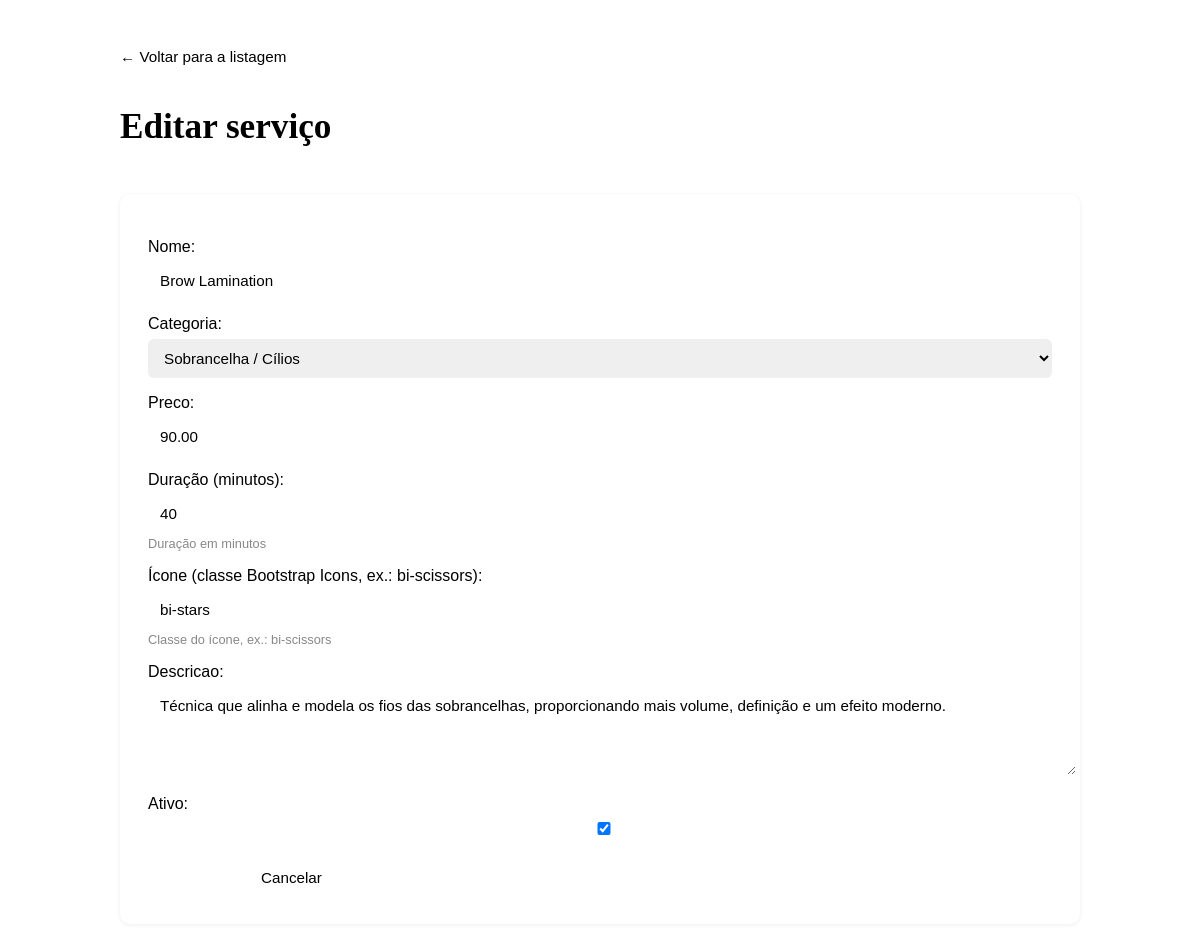
/servicos/2/editar/ (signed in), run on the app's committed database.
### agendamentos/models.py (models this page shows, shortened)
class Servico(models.Model):
    CATEGORIA_CHOICES = [
        ("corte", "Corte / Cabelo"),
        ("manicure", "Manicure / Pedicure"),
        ("tratamento", "Tratamento Capilar"),
        ("coloracao", "Coloração"),
        ("sobrancelha", "Sobrancelha / Cílios"),
        ("estetica", "Estética Facial"),
    ]
    nome = models.CharField(max_length=100)
    categoria = models.CharField(max_length=20, choices=CATEGORIA_CHOICES)
    preco = models.DecimalField(max_digits=8, decimal_places=2)
    duracao_min = models.IntegerField(help_text="Duração em minutos")
    icone = models.CharField(
        max_length=40, blank=True, help_text="Classe do ícone, ex.: bi-scissors"
    )
    descricao = models.TextField(blank=True)
    ativo = models.BooleanField(default=True)
    class Meta:
        verbose_name = "Serviço"
        verbose_name_plural = "Serviços"

### agendamentos/views.py (the view)
# urls.py: path("servicos/<int:pk>/editar/", views.ServicoUpdateView.as_view(), name="servico_update"),
class ServicoUpdateView(AcessoGestaoMixin, UpdateView):
    model = Servico
    form_class = ServicoForm
    template_name = "agendamentos/servico_form.html"
    success_url = reverse_lazy("agendamentos:servico_list")

### agendamentos/forms.py (shortened to what this page needs)
class ServicoForm(forms.ModelForm):
    class Meta:
        model = Servico
        fields = ["nome", "categoria", "preco", "duracao_min", "icone", "descricao", "ativo"]
        widgets = {
            "descricao": forms.Textarea(attrs={"rows": 4}),
        }
        labels = {
            "duracao_min": "Duração (minutos)",
            "icone": "Ícone (classe Bootstrap Icons, ex.: bi-scissors)",
        }

### agendamentos/views.py (called while the page is built)
    def test_func(self):
        u = self.request.user
        p = getattr(u, "profissional", None)
        return u.is_staff or bool(p and p.aprovado)

### templates/agendamentos/servico_form.html (shortened to what this page needs)
<!DOCTYPE html>
<html lang="pt-br">
<head>
  <link rel="stylesheet" href="/static/css/crud.css">
</head>
<body>
  <div class="crud-wrap">
    <a class="crud-voltar" href="{% url 'agendamentos:servico_list' %}">&larr; Voltar para a listagem</a>
    <div class="crud-cabecalho">
      <h1>{% if servico %}Editar serviço{% else %}Novo serviço{% endif %}</h1>
    </div>
    <form class="crud-form" method="post">
      {{ form.as_p }}
      <div class="crud-form-acoes">
        <button type="submit" class="crud-btn">Salvar</button>
        <a class="crud-btn secundario" href="{% url 'agendamentos:servico_list' %}">Cancelar</a>
      </div>
    </form>
  </div>
</body>
</html>

### static/css/crud.css (style rules this page uses)
.crud-wrap { max-width: 960px; margin: 48px auto; padding: 0 24px; font-family: 'Jost', sans-serif; color: var(--texto); }
.crud-voltar { display: inline-block; margin-bottom: 18px; color: var(--marrom-medio); text-decoration: none; font-size: 0.95rem; }
.crud-cabecalho { display: flex; justify-content: space-between; align-items: center; flex-wrap: wrap; gap: 12px; margin-bottom: 24px; }
.crud-cabecalho h1 { font-family: 'Cormorant Garamond', serif; font-size: 2.2rem; color: var(--marrom); }
.crud-btn { display: inline-block; padding: 10px 20px; border-radius: 6px; background: var(--marrom); color: #fff; text-decoration: none; font-size: 0.95rem; border: none; cursor: pointer; }
.crud-btn.secundario { background: transparent; color: var(--marrom); border: 1px solid var(--marrom); }
.crud-form { background: #fff; padding: 28px; border-radius: 10px; box-shadow: 0 1px 4px rgba(61, 43, 26, 0.08); }
.crud-form p { margin-bottom: 16px; }
.crud-form label { display: block; margin-bottom: 6px; font-weight: 500; color: var(--marrom); }
.crud-form input, .crud-form select, .crud-form textarea { width: 100%; padding: 10px 12px; border: 1px solid var(--dourado-claro); border-radius: 6px; font-family: inherit; font-size: 0.95rem; }
.crud-form .helptext { display: block; font-size: 0.8rem; color: #888; margin-top: 4px; }
.crud-form-acoes { margin-top: 20px; display: flex; gap: 10px; }

### data on the page
Servico: nome "Brow Lamination", categoria "Sobrancelha / Cílios", preco "90.00", duracao_min "40", icone "bi-stars", descricao "Técnica que alinha e modela os fios das sobrancelhas, proporcionando mais volume, definição e um efeito moderno.", ativo "☑"
